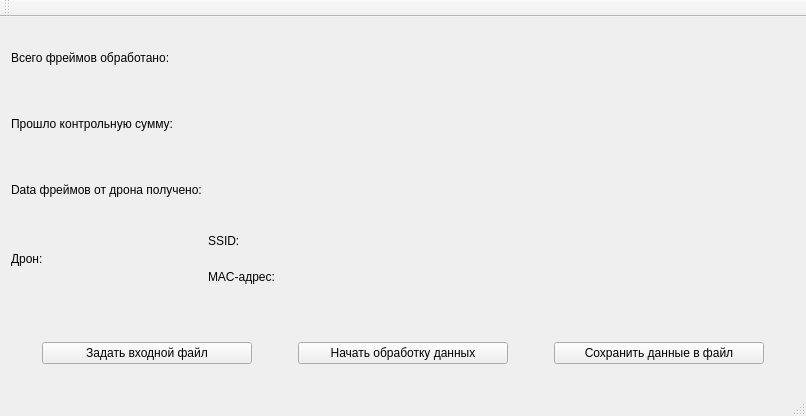
<?xml version="1.0" encoding="UTF-8"?>
<ui version="4.0">
 <class>MainWindowClass</class>
 <widget class="QMainWindow" name="MainWindowClass">
  <property name="geometry">
   <rect>
    <x>0</x>
    <y>0</y>
    <width>806</width>
    <height>416</height>
   </rect>
  </property>
  <property name="windowTitle">
   <string>MainWindow</string>
  </property>
  <widget class="QWidget" name="centralWidget">
   <property name="sizePolicy">
    <sizepolicy hsizetype="Preferred" vsizetype="Maximum">
     <horstretch>0</horstretch>
     <verstretch>0</verstretch>
    </sizepolicy>
   </property>
   <layout class="QVBoxLayout" name="verticalLayout">
    <item>
     <layout class="QFormLayout" name="formLayout_2">
      <item row="0" column="0">
       <widget class="QLabel" name="label">
        <property name="minimumSize">
         <size>
          <width>0</width>
          <height>60</height>
         </size>
        </property>
        <property name="text">
         <string>Всего фреймов обработано:</string>
        </property>
       </widget>
      </item>
      <item row="1" column="0">
       <widget class="QLabel" name="label_2">
        <property name="minimumSize">
         <size>
          <width>0</width>
          <height>60</height>
         </size>
        </property>
        <property name="text">
         <string>Прошло контрольную сумму:</string>
        </property>
       </widget>
      </item>
      <item row="2" column="0">
       <widget class="QLabel" name="label_3">
        <property name="minimumSize">
         <size>
          <width>0</width>
          <height>60</height>
         </size>
        </property>
        <property name="text">
         <string>Data фреймов от дрона получено:</string>
        </property>
       </widget>
      </item>
      <item row="3" column="0">
       <widget class="QLabel" name="label_4">
        <property name="minimumSize">
         <size>
          <width>0</width>
          <height>60</height>
         </size>
        </property>
        <property name="text">
         <string>Дрон:</string>
        </property>
       </widget>
      </item>
      <item row="3" column="1">
       <layout class="QFormLayout" name="formLayout_3">
        <item row="0" column="0">
         <widget class="QLabel" name="label_5">
          <property name="minimumSize">
           <size>
            <width>0</width>
            <height>30</height>
           </size>
          </property>
          <property name="text">
           <string>SSID:</string>
          </property>
         </widget>
        </item>
        <item row="1" column="0">
         <widget class="QLabel" name="label_6">
          <property name="minimumSize">
           <size>
            <width>0</width>
            <height>30</height>
           </size>
          </property>
          <property name="text">
           <string>MAC-адрес:</string>
          </property>
         </widget>
        </item>
        <item row="0" column="1">
         <widget class="QLabel" name="label_SSID">
          <property name="text">
           <string/>
          </property>
         </widget>
        </item>
        <item row="1" column="1">
         <widget class="QLabel" name="label_MAC">
          <property name="text">
           <string/>
          </property>
         </widget>
        </item>
       </layout>
      </item>
      <item row="0" column="1">
       <widget class="QLabel" name="label_allFrames">
        <property name="text">
         <string/>
        </property>
       </widget>
      </item>
      <item row="1" column="1">
       <widget class="QLabel" name="label_checkSum">
        <property name="text">
         <string/>
        </property>
       </widget>
      </item>
      <item row="2" column="1">
       <widget class="QLabel" name="label_dataFrames">
        <property name="text">
         <string/>
        </property>
       </widget>
      </item>
     </layout>
    </item>
    <item>
     <widget class="QWidget" name="widget" native="true">
      <property name="maximumSize">
       <size>
        <width>16777215</width>
        <height>60</height>
       </size>
      </property>
      <layout class="QHBoxLayout" name="horizontalLayout">
       <item>
        <spacer name="horizontalSpacer_3">
         <property name="orientation">
          <enum>Qt::Horizontal</enum>
         </property>
         <property name="sizeType">
          <enum>QSizePolicy::Fixed</enum>
         </property>
         <property name="sizeHint" stdset="0">
          <size>
           <width>20</width>
           <height>20</height>
          </size>
         </property>
        </spacer>
       </item>
       <item>
        <widget class="QPushButton" name="pushButton_SetLog">
         <property name="sizePolicy">
          <sizepolicy hsizetype="Preferred" vsizetype="Fixed">
           <horstretch>0</horstretch>
           <verstretch>0</verstretch>
          </sizepolicy>
         </property>
         <property name="minimumSize">
          <size>
           <width>200</width>
           <height>0</height>
          </size>
         </property>
         <property name="maximumSize">
          <size>
           <width>250</width>
           <height>16777215</height>
          </size>
         </property>
         <property name="text">
          <string>Задать входной файл</string>
         </property>
        </widget>
       </item>
       <item>
        <spacer name="horizontalSpacer">
         <property name="orientation">
          <enum>Qt::Horizontal</enum>
         </property>
         <property name="sizeType">
          <enum>QSizePolicy::Fixed</enum>
         </property>
         <property name="sizeHint" stdset="0">
          <size>
           <width>40</width>
           <height>20</height>
          </size>
         </property>
        </spacer>
       </item>
       <item>
        <widget class="QPushButton" name="pushButton_Start">
         <property name="sizePolicy">
          <sizepolicy hsizetype="Preferred" vsizetype="Fixed">
           <horstretch>0</horstretch>
           <verstretch>0</verstretch>
          </sizepolicy>
         </property>
         <property name="minimumSize">
          <size>
           <width>200</width>
           <height>0</height>
          </size>
         </property>
         <property name="maximumSize">
          <size>
           <width>250</width>
           <height>16777215</height>
          </size>
         </property>
         <property name="text">
          <string>Начать обработку данных</string>
         </property>
        </widget>
       </item>
       <item>
        <spacer name="horizontalSpacer_2">
         <property name="orientation">
          <enum>Qt::Horizontal</enum>
         </property>
         <property name="sizeType">
          <enum>QSizePolicy::Fixed</enum>
         </property>
         <property name="sizeHint" stdset="0">
          <size>
           <width>40</width>
           <height>20</height>
          </size>
         </property>
        </spacer>
       </item>
       <item>
        <widget class="QPushButton" name="pushButton_SaveToFile">
         <property name="sizePolicy">
          <sizepolicy hsizetype="Preferred" vsizetype="Fixed">
           <horstretch>0</horstretch>
           <verstretch>0</verstretch>
          </sizepolicy>
         </property>
         <property name="minimumSize">
          <size>
           <width>200</width>
           <height>0</height>
          </size>
         </property>
         <property name="maximumSize">
          <size>
           <width>250</width>
           <height>16777215</height>
          </size>
         </property>
         <property name="text">
          <string>Сохранить данные в файл</string>
         </property>
        </widget>
       </item>
       <item>
        <spacer name="horizontalSpacer_4">
         <property name="orientation">
          <enum>Qt::Horizontal</enum>
         </property>
         <property name="sizeType">
          <enum>QSizePolicy::Fixed</enum>
         </property>
         <property name="sizeHint" stdset="0">
          <size>
           <width>20</width>
           <height>20</height>
          </size>
         </property>
        </spacer>
       </item>
      </layout>
     </widget>
    </item>
   </layout>
  </widget>
  <widget class="QMenuBar" name="menuBar">
   <property name="geometry">
    <rect>
     <x>0</x>
     <y>0</y>
     <width>806</width>
     <height>26</height>
    </rect>
   </property>
  </widget>
  <widget class="QToolBar" name="mainToolBar">
   <attribute name="toolBarArea">
    <enum>TopToolBarArea</enum>
   </attribute>
   <attribute name="toolBarBreak">
    <bool>false</bool>
   </attribute>
  </widget>
  <widget class="QStatusBar" name="statusBar"/>
 </widget>
 <layoutdefault spacing="6" margin="11"/>
 <resources>
  <include location="MainWindow.qrc"/>
 </resources>
 <connections>
  <connection>
   <sender>pushButton_SetLog</sender>
   <signal>clicked()</signal>
   <receiver>MainWindowClass</receiver>
   <slot>setLogButtonClicked()</slot>
   <hints>
    <hint type="sourcelabel">
     <x>140</x>
     <y>360</y>
    </hint>
    <hint type="destinationlabel">
     <x>8</x>
     <y>108</y>
    </hint>
   </hints>
  </connection>
  <connection>
   <sender>pushButton_Start</sender>
   <signal>clicked()</signal>
   <receiver>MainWindowClass</receiver>
   <slot>startButtonClicked()</slot>
   <hints>
    <hint type="sourcelabel">
     <x>368</x>
     <y>357</y>
    </hint>
    <hint type="destinationlabel">
     <x>547</x>
     <y>160</y>
    </hint>
   </hints>
  </connection>
  <connection>
   <sender>pushButton_SaveToFile</sender>
   <signal>clicked()</signal>
   <receiver>MainWindowClass</receiver>
   <slot>saveToFIleButtonClicked()</slot>
   <hints>
    <hint type="sourcelabel">
     <x>609</x>
     <y>354</y>
    </hint>
    <hint type="destinationlabel">
     <x>513</x>
     <y>44</y>
    </hint>
   </hints>
  </connection>
 </connections>
 <slots>
  <slot>setLogButtonClicked()</slot>
  <slot>startButtonClicked()</slot>
  <slot>saveToFIleButtonClicked()</slot>
 </slots>
</ui>
